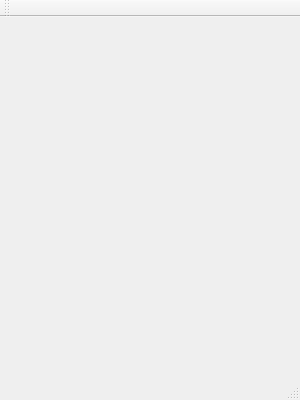
<?xml version="1.0" encoding="UTF-8"?>
<ui version="4.0">
 <class>MainWindow</class>
 <widget class="QMainWindow" name="MainWindow">
  <property name="geometry">
   <rect>
    <x>0</x>
    <y>0</y>
    <width>300</width>
    <height>400</height>
   </rect>
  </property>
  <property name="maximumSize">
   <size>
    <width>300</width>
    <height>400</height>
   </size>
  </property>
  <property name="windowTitle">
   <string>Rufus</string>
  </property>
  <widget class="QWidget" name="centralWidget"/>
  <widget class="QMenuBar" name="menuBar">
   <property name="geometry">
    <rect>
     <x>0</x>
     <y>0</y>
     <width>300</width>
     <height>19</height>
    </rect>
   </property>
  </widget>
  <widget class="QToolBar" name="mainToolBar">
   <attribute name="toolBarArea">
    <enum>TopToolBarArea</enum>
   </attribute>
   <attribute name="toolBarBreak">
    <bool>false</bool>
   </attribute>
  </widget>
  <widget class="QStatusBar" name="statusBar"/>
 </widget>
 <layoutdefault spacing="6" margin="11"/>
 <resources/>
 <connections/>
</ui>
